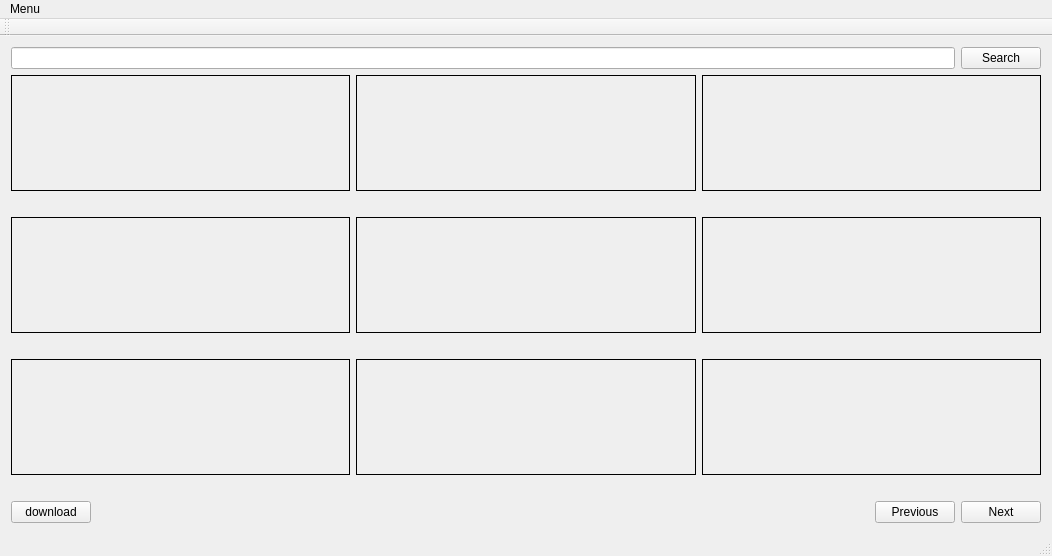
<?xml version="1.0" encoding="UTF-8"?>
<ui version="4.0">
 <class>MainWindow</class>
 <widget class="QMainWindow" name="MainWindow">
  <property name="geometry">
   <rect>
    <x>0</x>
    <y>0</y>
    <width>1052</width>
    <height>556</height>
   </rect>
  </property>
  <property name="sizePolicy">
   <sizepolicy hsizetype="Preferred" vsizetype="Preferred">
    <horstretch>0</horstretch>
    <verstretch>0</verstretch>
   </sizepolicy>
  </property>
  <property name="windowTitle">
   <string>MainWindow</string>
  </property>
  <widget class="QWidget" name="centralWidget">
   <property name="sizePolicy">
    <sizepolicy hsizetype="Preferred" vsizetype="Preferred">
     <horstretch>0</horstretch>
     <verstretch>0</verstretch>
    </sizepolicy>
   </property>
   <layout class="QGridLayout" name="gridLayout_2">
    <item row="0" column="0">
     <layout class="QHBoxLayout" name="horizontalLayout_4">
      <item>
       <widget class="QLineEdit" name="lineEdit"/>
      </item>
      <item>
       <widget class="QPushButton" name="buttonSearch">
        <property name="text">
         <string>Search</string>
        </property>
       </widget>
      </item>
     </layout>
    </item>
    <item row="1" column="0">
     <layout class="QGridLayout" name="gridLayout" rowstretch="10,0,10,0,10,0">
      <property name="horizontalSpacing">
       <number>6</number>
      </property>
      <item row="0" column="0">
       <widget class="ImageLabel" name="imageLabel">
        <property name="mouseTracking">
         <bool>true</bool>
        </property>
        <property name="frameShape">
         <enum>QFrame::Box</enum>
        </property>
        <property name="text">
         <string/>
        </property>
       </widget>
      </item>
      <item row="0" column="1">
       <widget class="ImageLabel" name="imageLabel2">
        <property name="mouseTracking">
         <bool>true</bool>
        </property>
        <property name="frameShape">
         <enum>QFrame::Box</enum>
        </property>
        <property name="text">
         <string/>
        </property>
       </widget>
      </item>
      <item row="0" column="2">
       <widget class="ImageLabel" name="imageLabel3">
        <property name="sizePolicy">
         <sizepolicy hsizetype="Preferred" vsizetype="Preferred">
          <horstretch>0</horstretch>
          <verstretch>0</verstretch>
         </sizepolicy>
        </property>
        <property name="baseSize">
         <size>
          <width>0</width>
          <height>0</height>
         </size>
        </property>
        <property name="mouseTracking">
         <bool>true</bool>
        </property>
        <property name="frameShape">
         <enum>QFrame::Box</enum>
        </property>
        <property name="text">
         <string/>
        </property>
       </widget>
      </item>
      <item row="1" column="0">
       <widget class="QLabel" name="labelImageName">
        <property name="text">
         <string/>
        </property>
        <property name="alignment">
         <set>Qt::AlignCenter</set>
        </property>
       </widget>
      </item>
      <item row="1" column="1">
       <widget class="QLabel" name="labelImageName2">
        <property name="text">
         <string/>
        </property>
        <property name="alignment">
         <set>Qt::AlignCenter</set>
        </property>
       </widget>
      </item>
      <item row="1" column="2">
       <widget class="QLabel" name="labelImageName3">
        <property name="sizePolicy">
         <sizepolicy hsizetype="Preferred" vsizetype="Preferred">
          <horstretch>0</horstretch>
          <verstretch>0</verstretch>
         </sizepolicy>
        </property>
        <property name="baseSize">
         <size>
          <width>0</width>
          <height>0</height>
         </size>
        </property>
        <property name="text">
         <string/>
        </property>
        <property name="alignment">
         <set>Qt::AlignCenter</set>
        </property>
       </widget>
      </item>
      <item row="2" column="0">
       <widget class="ImageLabel" name="imageLabel4">
        <property name="mouseTracking">
         <bool>true</bool>
        </property>
        <property name="frameShape">
         <enum>QFrame::Box</enum>
        </property>
        <property name="text">
         <string/>
        </property>
       </widget>
      </item>
      <item row="2" column="1">
       <widget class="ImageLabel" name="imageLabel5">
        <property name="mouseTracking">
         <bool>true</bool>
        </property>
        <property name="frameShape">
         <enum>QFrame::Box</enum>
        </property>
        <property name="text">
         <string/>
        </property>
       </widget>
      </item>
      <item row="2" column="2">
       <widget class="ImageLabel" name="imageLabel6">
        <property name="mouseTracking">
         <bool>true</bool>
        </property>
        <property name="frameShape">
         <enum>QFrame::Box</enum>
        </property>
        <property name="text">
         <string/>
        </property>
       </widget>
      </item>
      <item row="3" column="1">
       <widget class="QLabel" name="labelImageName5">
        <property name="sizePolicy">
         <sizepolicy hsizetype="Preferred" vsizetype="Minimum">
          <horstretch>0</horstretch>
          <verstretch>0</verstretch>
         </sizepolicy>
        </property>
        <property name="text">
         <string/>
        </property>
        <property name="alignment">
         <set>Qt::AlignCenter</set>
        </property>
       </widget>
      </item>
      <item row="3" column="2">
       <widget class="QLabel" name="labelImageName6">
        <property name="sizePolicy">
         <sizepolicy hsizetype="Preferred" vsizetype="Minimum">
          <horstretch>0</horstretch>
          <verstretch>0</verstretch>
         </sizepolicy>
        </property>
        <property name="text">
         <string/>
        </property>
        <property name="alignment">
         <set>Qt::AlignCenter</set>
        </property>
       </widget>
      </item>
      <item row="4" column="0">
       <widget class="ImageLabel" name="imageLabel7">
        <property name="mouseTracking">
         <bool>true</bool>
        </property>
        <property name="frameShape">
         <enum>QFrame::Box</enum>
        </property>
        <property name="text">
         <string/>
        </property>
       </widget>
      </item>
      <item row="4" column="1">
       <widget class="ImageLabel" name="imageLabel8">
        <property name="mouseTracking">
         <bool>true</bool>
        </property>
        <property name="frameShape">
         <enum>QFrame::Box</enum>
        </property>
        <property name="text">
         <string/>
        </property>
       </widget>
      </item>
      <item row="4" column="2">
       <widget class="ImageLabel" name="imageLabel9">
        <property name="mouseTracking">
         <bool>true</bool>
        </property>
        <property name="frameShape">
         <enum>QFrame::Box</enum>
        </property>
        <property name="text">
         <string/>
        </property>
       </widget>
      </item>
      <item row="5" column="0">
       <widget class="QLabel" name="labelImageName7">
        <property name="sizePolicy">
         <sizepolicy hsizetype="Preferred" vsizetype="Minimum">
          <horstretch>0</horstretch>
          <verstretch>0</verstretch>
         </sizepolicy>
        </property>
        <property name="text">
         <string/>
        </property>
        <property name="alignment">
         <set>Qt::AlignCenter</set>
        </property>
       </widget>
      </item>
      <item row="5" column="1">
       <widget class="QLabel" name="labelImageName8">
        <property name="sizePolicy">
         <sizepolicy hsizetype="Preferred" vsizetype="Minimum">
          <horstretch>0</horstretch>
          <verstretch>0</verstretch>
         </sizepolicy>
        </property>
        <property name="text">
         <string/>
        </property>
        <property name="alignment">
         <set>Qt::AlignCenter</set>
        </property>
       </widget>
      </item>
      <item row="5" column="2">
       <widget class="QLabel" name="labelImageName9">
        <property name="sizePolicy">
         <sizepolicy hsizetype="Preferred" vsizetype="Ignored">
          <horstretch>0</horstretch>
          <verstretch>0</verstretch>
         </sizepolicy>
        </property>
        <property name="text">
         <string/>
        </property>
        <property name="alignment">
         <set>Qt::AlignCenter</set>
        </property>
       </widget>
      </item>
      <item row="3" column="0">
       <widget class="QLabel" name="labelImageName4">
        <property name="sizePolicy">
         <sizepolicy hsizetype="Preferred" vsizetype="Minimum">
          <horstretch>0</horstretch>
          <verstretch>0</verstretch>
         </sizepolicy>
        </property>
        <property name="text">
         <string/>
        </property>
        <property name="alignment">
         <set>Qt::AlignCenter</set>
        </property>
       </widget>
      </item>
     </layout>
    </item>
    <item row="2" column="0">
     <layout class="QHBoxLayout" name="horizontalLayout_5">
      <item>
       <widget class="QPushButton" name="buttonDownload">
        <property name="text">
         <string>download</string>
        </property>
       </widget>
      </item>
      <item>
       <spacer name="horizontalSpacer">
        <property name="orientation">
         <enum>Qt::Horizontal</enum>
        </property>
        <property name="sizeHint" stdset="0">
         <size>
          <width>40</width>
          <height>20</height>
         </size>
        </property>
       </spacer>
      </item>
      <item>
       <widget class="QPushButton" name="buttonPrev">
        <property name="text">
         <string>Previous</string>
        </property>
       </widget>
      </item>
      <item>
       <widget class="QPushButton" name="buttoNext">
        <property name="text">
         <string>Next</string>
        </property>
       </widget>
      </item>
     </layout>
    </item>
   </layout>
  </widget>
  <widget class="QMenuBar" name="menuBar">
   <property name="geometry">
    <rect>
     <x>0</x>
     <y>0</y>
     <width>1052</width>
     <height>21</height>
    </rect>
   </property>
   <widget class="QMenu" name="menuMenu">
    <property name="title">
     <string>Menu</string>
    </property>
    <addaction name="actionHistory"/>
    <addaction name="actionChange_download_folder"/>
   </widget>
   <addaction name="menuMenu"/>
  </widget>
  <widget class="QToolBar" name="mainToolBar">
   <attribute name="toolBarArea">
    <enum>TopToolBarArea</enum>
   </attribute>
   <attribute name="toolBarBreak">
    <bool>false</bool>
   </attribute>
  </widget>
  <widget class="QStatusBar" name="statusBar"/>
  <action name="actionHistory">
   <property name="text">
    <string>History</string>
   </property>
  </action>
  <action name="actionChange_download_folder">
   <property name="text">
    <string>Change download folder</string>
   </property>
  </action>
 </widget>
 <layoutdefault spacing="6" margin="11"/>
 <customwidgets>
  <customwidget>
   <class>ImageLabel</class>
   <extends>QLabel</extends>
   <header>imagelabel.h</header>
  </customwidget>
 </customwidgets>
 <resources/>
 <connections/>
</ui>
